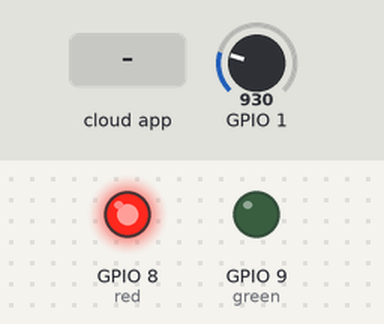
This sketch was run on a simulated ESP32-S3. On the bench: output pins drawn as LEDs (lit = HIGH). The test bench sets the inputs (shaded band); at power-on: GPIO 1 = 930. The RemoteXY app is connected; pins used as bus, display or sensor lines are not drawn.

Above: at 1.2 s.
1.3 s: the phone or cloud app sets switch_01 to 1
At 3.2 s:
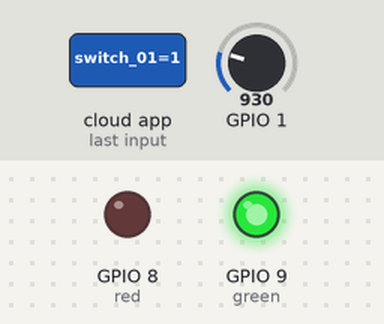
3.5 s: the phone or cloud app sets switch_01 to 0
At 5.1 s:
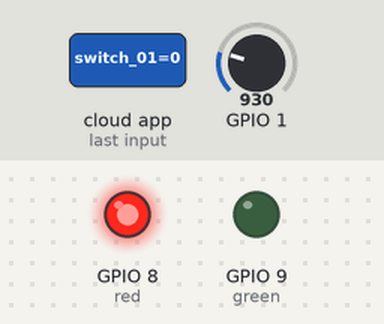
Timing chart, 0 to 6.6 s (numbered marks = the images above; inputs shaded):
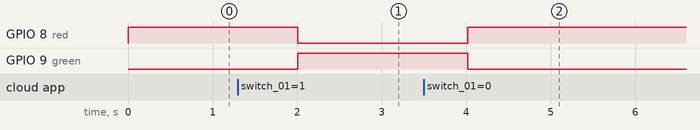

Measured:
- after the input at 1.3 s, GPIO 8 (red): HIGH → LOW after 0.71 s; GPIO 9 (green): LOW → HIGH after 0.71 s
- after the input at 3.5 s, GPIO 8 (red): LOW → HIGH after 0.52 s; GPIO 9 (green): HIGH → LOW after 0.52 s

The sketch:

Final_Draft_1.ino
```cpp
// (licence header left out)
//////////////////////////////////////////////
//        RemoteXY include library          //
//////////////////////////////////////////////

// you can enable debug logging to Serial at 115200
//#define REMOTEXY__DEBUGLOG

// RemoteXY select connection mode and include library
#define REMOTEXY_MODE__ESP32CORE_BLE

#include <BLEDevice.h>

// RemoteXY connection settings
#define REMOTEXY_BLUETOOTH_NAME "Smart Koozie"


#include <RemoteXY.h>

// RemoteXY GUI configuration
#pragma pack(push, 1)
uint8_t RemoteXY_CONF[] =   // 129 bytes
  { 255,1,0,4,0,122,0,19,0,0,0,83,109,97,114,116,32,75,111,111,
  122,105,101,0,31,1,106,200,1,1,5,0,129,7,26,85,9,64,13,67,
  117,114,114,101,110,116,32,84,101,109,112,101,114,97,116,117,114,101,58,0,
  67,29,43,40,10,77,2,26,2,129,9,62,87,8,0,8,84,117,114,110,
  32,111,110,32,121,111,117,114,32,107,111,111,122,105,101,32,119,105,116,104,
  0,129,70,43,10,10,64,6,194,176,70,0,2,29,76,44,22,0,106,30,
  24,38,79,78,0,79,70,70,0 };

// this structure defines all the variables and events of your control interface
struct {

    // input variables
  uint8_t switch_01; // =1 if switch ON and =0 if OFF

    // output variables
  float current_temp_01;

    // other variable
  uint8_t connect_flag;  // =1 if wire connected, else =0

} RemoteXY;
#pragma pack(pop)

/////////////////////////////////////////////
//           END RemoteXY include          //
/////////////////////////////////////////////

int green = 9;
int red = 8;


void setup()
{
  RemoteXY_Init();
  Serial.begin(115200);

  pinMode(4, OUTPUT);         // D4 → controls MOSFET Gate
  digitalWrite(4, LOW);       // Ensure TEC is OFF at start
  RemoteXY.switch_01 = 0;     // Makes sure switch is off by default.

  //LED Lights:
  pinMode(green, OUTPUT);
  pinMode(red, OUTPUT);

  digitalWrite(green, LOW); //Green light
  digitalWrite(red, HIGH); // Red light on by default


}

void loop()
{
  RemoteXY_Handler();

  //Reads TMP36 temperature from A0
  int raw = analogRead(A0);
  float voltage = raw * (3.3 / 4095.0);  // ESP32 ADC is 0–3.3V
  float degreesC = (voltage - 0.5) * 100.0;
  float degreesF = (degreesC * (9.0 / 5.0) + 32.0);


  // Sends temperature to RemoteXY app
  RemoteXY.current_temp_01 = degreesF + 20;


  // Control TEC via MOSFET using the app button
  if (RemoteXY.switch_01 == 1) {
    digitalWrite(4, HIGH);   // Turn on MOSFET so the TEC ON
    digitalWrite(red, LOW); //red light off
    digitalWrite(green, HIGH); //green light on
  } else {
    digitalWrite(4, LOW);    // Turn off MOSFET so the TEC OFF
    digitalWrite(red, HIGH); //red light on
    digitalWrite(green, LOW); //green light off.
  }


  RemoteXY_delay(1000);  //Waits 1 seconds. Documents from the RemoteXY app says to use this function instead of the standard delay() function.
}
```
